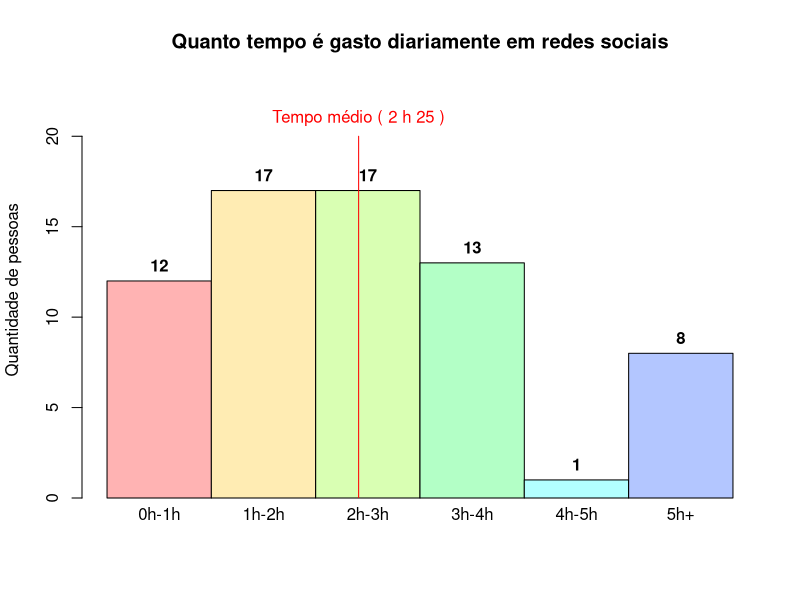

The R source for this figure:
library(readxl)

df <- read_excel("dados/umses_alunos_2018.xlsx")
#View(df)

lbls <- c("0h-1h", "1h-2h", "2h-3h", "3h-4h", "4h-5h", "5h+")

table(df$tempogasto)
m <- table(df$tempogasto)

aux <- as.vector(table(df$tempogasto))

h1 = aux[1] + aux[2] + aux[3] 

tabelaTempoGasto <- c(h1, aux[-(1:3)])

png("graficos/tempo-medio.png", width=600, height=600)

xval <- barplot(tabelaTempoGasto,
                main="Quanto tempo é gasto diariamente em redes sociais",
                axisnames=FALSE,
                ylab="Quantidade de pessoas",
                ylim=c(0, 23),
                col=rainbow(8, s=.3),
                space=0)

text(x=xval, y=tabelaTempoGasto + 0.05*max(tabelaTempoGasto), tabelaTempoGasto, font=2)

text(lbls, x=xval, y=-0.05 * max(tabelaTempoGasto), xpd=TRUE)

tempos <- c(30, 90, 150, 210, 270, 300)

tempoMedio <- 0
for(i in 1:length(tabelaTempoGasto)) {
  tempoMedio <- tempoMedio + tempos[i] * tabelaTempoGasto[i]
}
media <- tempoMedio / 68 / 60

horas <- floor(media)
minutos <- (media - horas) * 60

segments(x0=media, x1=media, y0=0, y1= 20, col="red")
text(paste("Tempo médio", "(", horas, "h", round(minutos), ")"), x=media, y=21, col="red")

dev.off()

